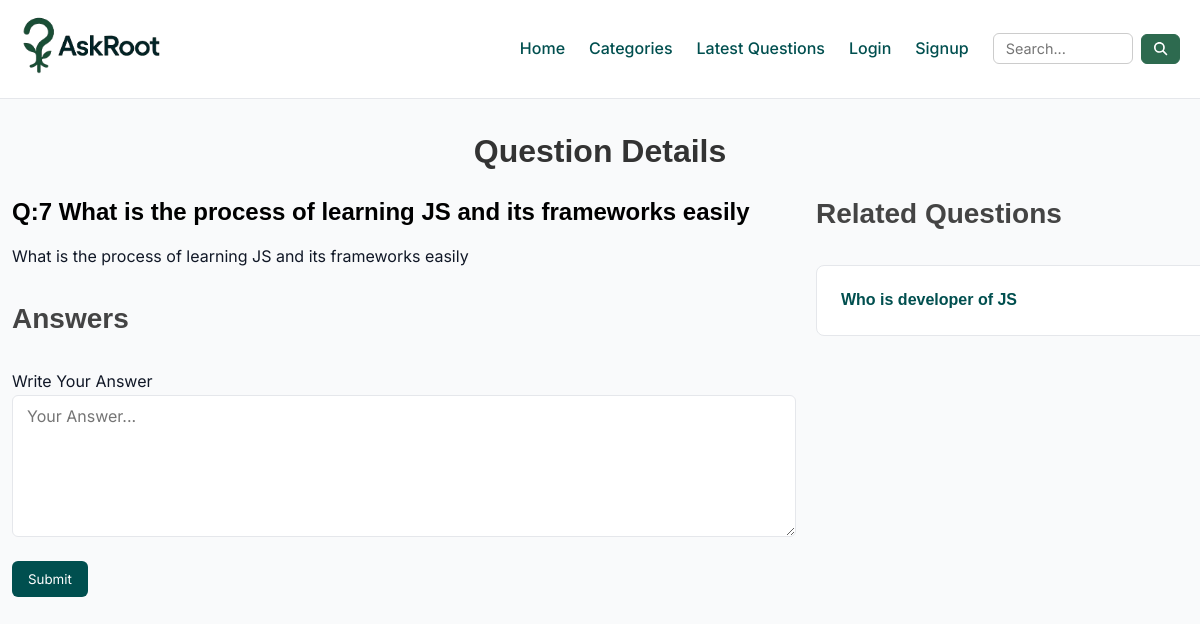
/?q-id=7, run on the app's committed database.
### tables this page shows
CREATE TABLE `questions` (
  `id` int(30) NOT NULL,
  `title` varchar(250) NOT NULL,
  `discription` varchar(500) NOT NULL,
  `category_id` int(30) NOT NULL,
  `user_id` int(30) NOT NULL
);

### client/question-details.php (the view, shortened to what this page needs)
<div class="container mt-4 mb-4 question-details">
    <h2 class="text-center mb-4">Question Details</h2>
    <div class="row justify-content-center" style="gap:20px; flex-wrap:nowrap;">
        <div class="col-8">
            <?php
            include('./common/db.php');
            $query = "SELECT * FROM questions WHERE id = '$qid'";
            $result = $conn->query($query);
            $row = $result->fetch_assoc();
            $cid_q = $row['category_id'];
            echo '
        <div class="mb-4">
          <h4 class="mb-2" style="color:black;">Q:' . $qid . ' ' .  htmlspecialchars($row['title']) . '</h4>
          <p class="text-muted">' . nl2br(htmlspecialchars($row['discription'])) . '</p>
        </div>';
            include('answers.php')
            ?>
            <div class="answer-box">
                <form method="POST" action="./server/requests.php">
                    <label for="answer" class="form-label">Write Your Answer</label>
                    <textarea name="answer" id="answer" rows="6" class="form-input" placeholder="Your Answer..." required></textarea>
                    <div class="mt-2">
                        <button type="submit" name="answer-btn" value="submit" class="btn-primary">Submit</button>
                    </div>
                </form>
            </div>
        </div>
        <div class="col-4">
            <h3 class="mb-4">Related Questions</h3>
            <?php
            $query = "SELECT * FROM questions WHERE category_id ='$cid_q' and id!= '$qid'";
            $result = $conn->query($query);
            foreach ($result as $row) {
                $title = $row['title'];
                $id = $row['id'];
                echo "<div class='col-12 mb-4'>
                <div class='question-card p-2'>
                  <h6>
                    <a href='?q-id=$id' class='question-link'>
                      $title
                    </a>
                  </h6>
                </div>
              </div>";
            }
            ?>
        </div>
    </div>
</div>

### public/css/style.css (style rules this page uses)
:root { --font-primary: "Inter", sans-serif; --color-bg: #f9fafb; --color-primary: #004f4f; --color-secondary: #2d6a4f; --color-accent: #38b000; --color-text: #111827; --color-muted: #6b7280; --color-white: #ffffff; --color-border: #e5e7eb; }
* { margin: 0; padding: 0; box-sizing: border-box; }
body { font-family: var(--font-primary); background-color: var(--color-bg); color: var(--color-text); line-height: 1.6; font-size: 16px; }
h1, h2, h3, h4, h5, h6 { font-family: "Poppins", sans-serif; font-weight: 600; line-height: 1.3; color: #222831; }
h2 { font-size: 2rem; color: #333; }
h3 { font-size: 1.75rem; color: #444; }
h4 { font-size: 1.5rem; color: #555; }
h6 { font-size: 1rem; color: #777; margin: 0; }
a { color: var(--color-primary) !important; text-decoration: none; }
button { font-family: inherit; background-color: var(--color-primary); color: var(--color-white); border: none; padding: 10px 16px; border-radius: 6px; cursor: pointer; transition: background-color 0.3s ease; }
input, textarea, select { font-family: inherit; padding: 8px 12px; border: 1px solid var(--color-border); border-radius: 6px; outline: none; }
.container { max-width: 1200px; margin: 0 auto; padding: 0 16px; }
.row { display: flex; flex-wrap: wrap; margin: -8px; }
.col-4 { flex: 0 0 33.333%; max-width: 33.333%; }
.col-8 { flex: 0 0 66.666%; max-width: 66.666%; }
.col-12 { flex: 0 0 100%; max-width: 100%; }
.mt-2 { margin-top: 1rem; }
.mb-2 { margin-bottom: 1rem; }
.mt-4 { margin-top: 2rem; }
.mb-4 { margin-bottom: 2rem; }
.p-2 { padding: 1rem; }
.text-center { text-align: center; }
.form-input { width: 100%; padding: 10px 14px; font-size: 1rem; border: 1px solid var(--color-border); border-radius: 6px; outline: none; transition: 0.2s; }
textarea.form-input, select.form-input { font-family: inherit; resize: vertical; }
.question-card { background-color: #ffffff; border: 1px solid var(--color-border); border-radius: 8px; transition: 0.2s; }
.question-details h6 { margin: 0px !important; }
@media (max-width: 1600px) { .container { padding: 0 24px; } }
@media (max-width: 1366px) { .container { padding: 0 20px; } }
@media (max-width: 1280px) { .question-card { padding: 1.5rem; } }

### data on the page
questions: title "What is the process of learning JS and its frameworks easily", discription "What is the process of learning JS and its frameworks easily"
questions: title "Who is developer of JS"

### other printed values
$qid "7"
